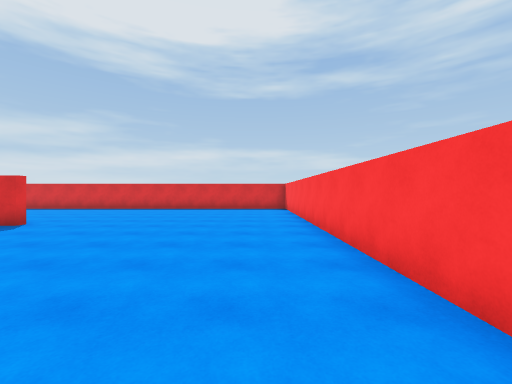
view 1 (above)

18 first-person views from a walk through a Unity game level. The camera is 1.5 m above the floor, looks level and sees 90° across. The floor is counted in squares, 2 m on a side. Each view is taken from the middle of a square. On the plan, view 1 faces up. The plan holds only what a view shows up to about 9 squares ahead; the rest is blank. The player is left out.

view 2
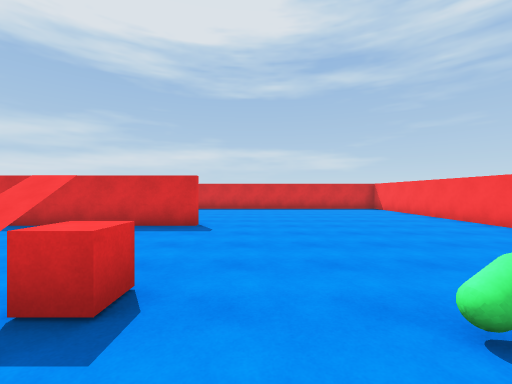

view 3
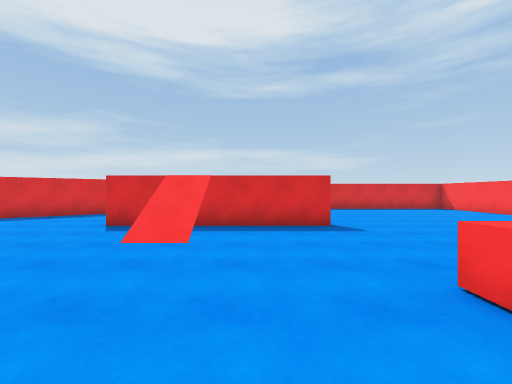

view 4
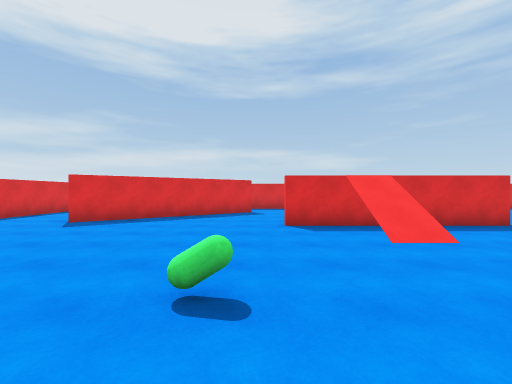

view 5
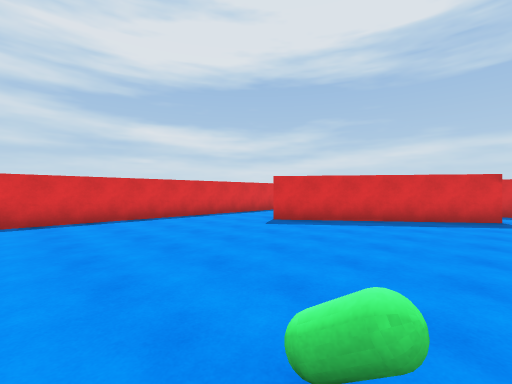

view 6
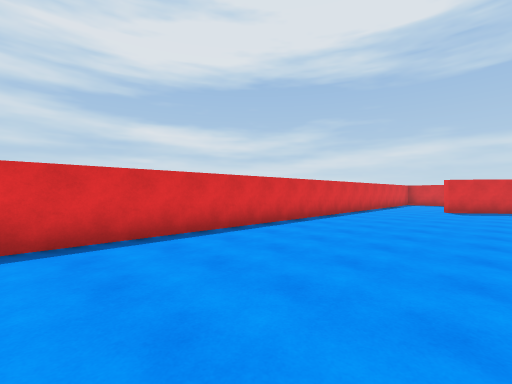

view 7
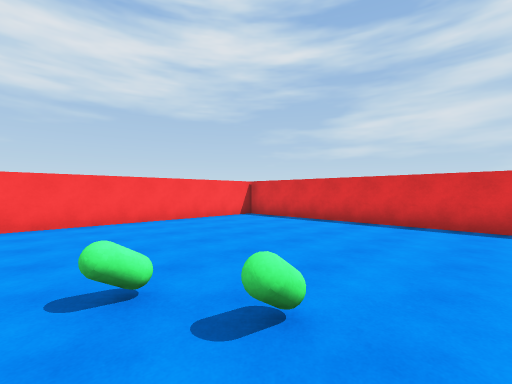

view 8
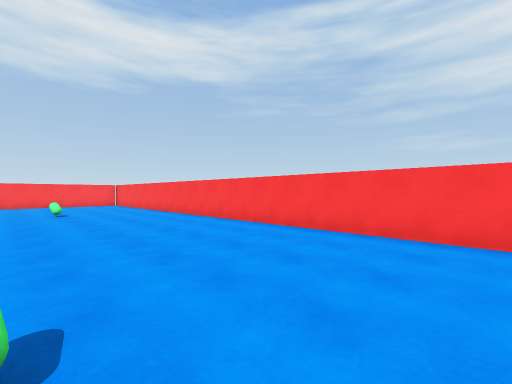

view 9
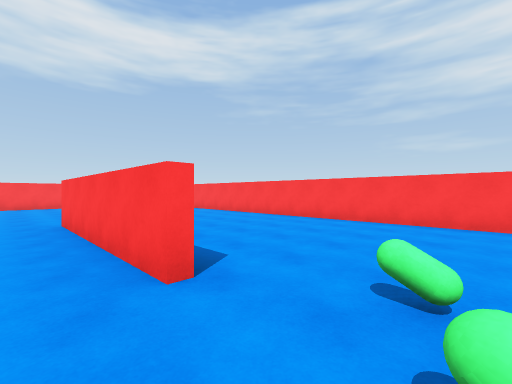

view 10
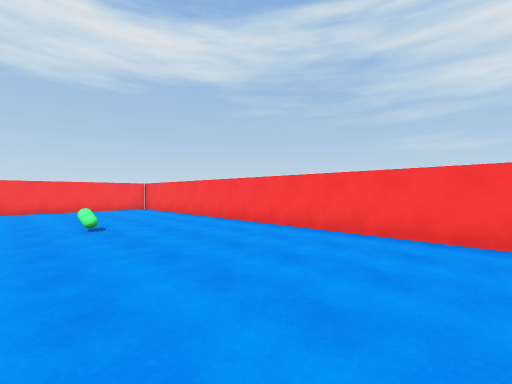

view 11
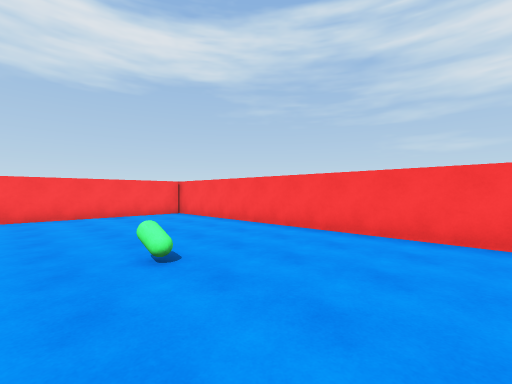

view 12
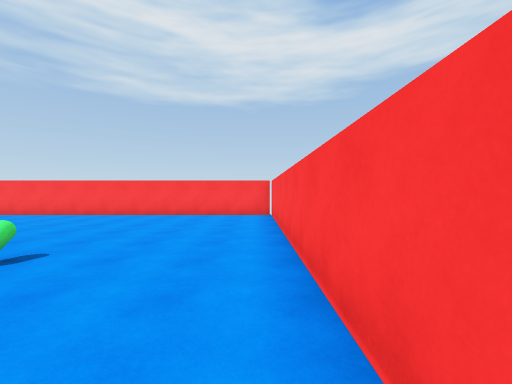

view 13
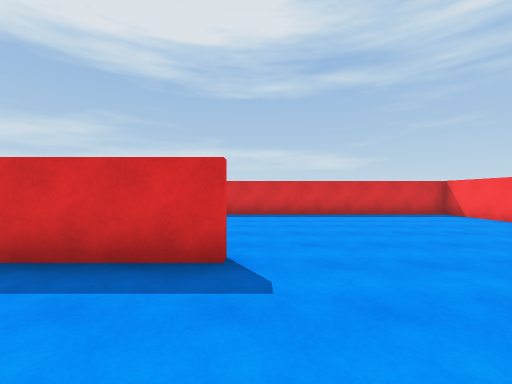

view 14
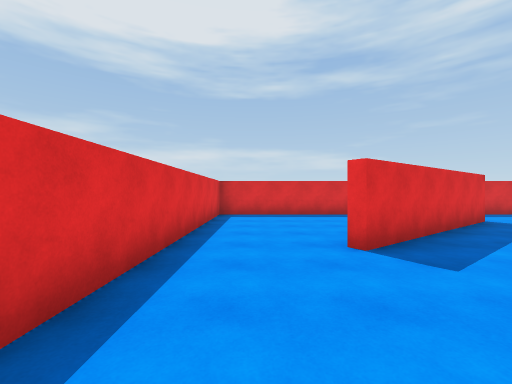

view 15
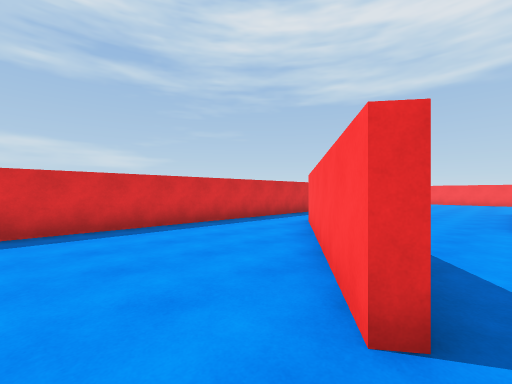

view 16
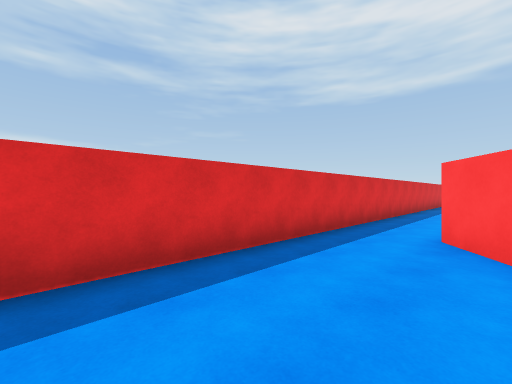

view 17
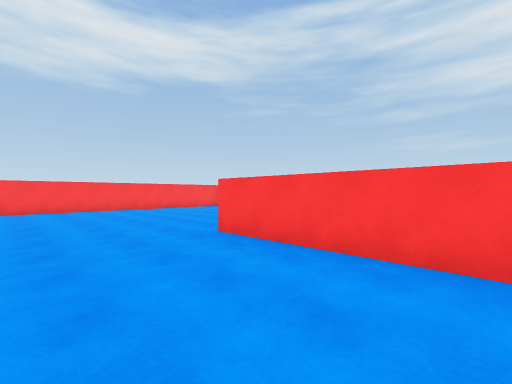

view 18
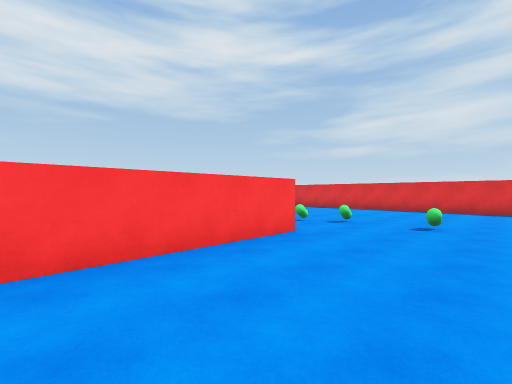

### Floor plan
Points are (right, up) in squares from view 1. A wall is a line through its corners. A room is listed if a view was taken in it or the views show most of it. See-through windows are left out.
Room 1 (views 1, 2, 3, 4, 5, 6, 7, 8, 9, 10, 11, 12, 13, 14, 15, 16, 17, 18)
walls: (-11.1, -3) (-6, -3); (-5.2, 5.7) (-10.4, 5.7); (-11.1, 9.5) (-15.6, 6.3); (-15.8, 6.4) (-11.3, 9.8); (1.3, -8.5) (1.3, 11.5) (-18.2, 11.5) (-18.2, -8.5) (1.3, -8.5)
objects: green capsule (-13, -4); green capsule (-13, -3); green capsule (-13, -1); green capsule (-11, 2); red cube (-5, 2); green capsule (-4, -5); green capsule (-3, 1)

Where each view was taken, in squares from view 1:
view 1: 0 up, 0 right, facing up
view 2: 0 up, 4 left, facing up
view 3: 0 up, 7 left, facing up
view 4: 0 up, 11 left, facing up
view 5: 1 up, 11 left, facing up-left
view 6: 5 down, 14 left, facing up-left
view 7: 2 down, 12 left, facing down-left
view 8: 4 down, 14 left, facing down-right
view 9: 2 down, 13 left, facing down-right
view 10: 4 down, 10 left, facing down-right
view 11: 4 down, 7 left, facing down-right
view 12: 8 down, 7 left, facing right
view 13: 3 up, 5 left, facing up
view 14: 3 up, 17 left, facing up
view 15: 6 up, 17 left, facing up-right
view 16: 9 up, 16 left, facing up-right
view 17: 0 up, 10 left, facing down-right
view 18: 0 up, 7 left, facing down-left
